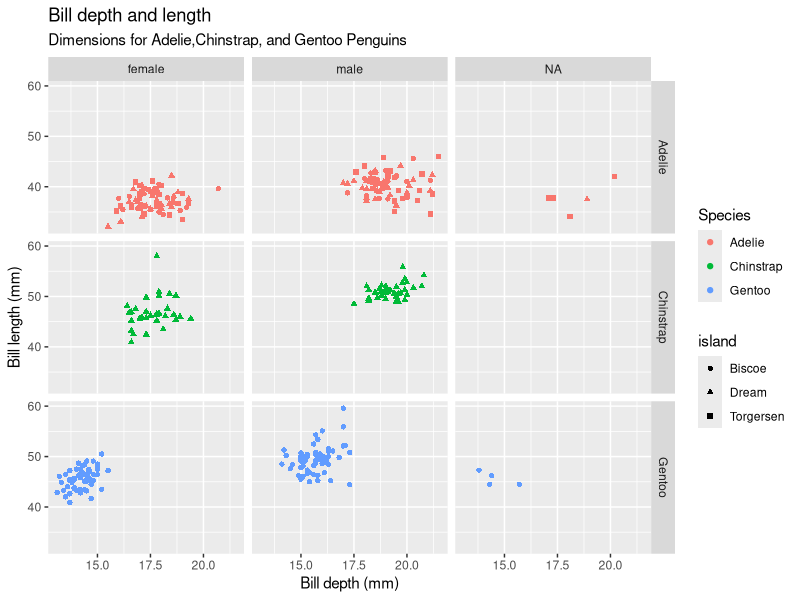

Here is the R script that generated this plot:
## ---- chunk 1
library(palmerpenguins)
library(tidyverse)

ggplot(penguins,aes(x = bill_depth_mm,
                     y = bill_length_mm,
                     colour = species,shape =island)) +
  geom_point() +
  labs(title = "Bill depth and length",
       subtitle = "Dimensions for Adelie,Chinstrap, and Gentoo Penguins",
       x = "Bill depth (mm)", y = "Bill length (mm)",
       colour = "Species")+
   facet_grid(species ~ sex)

